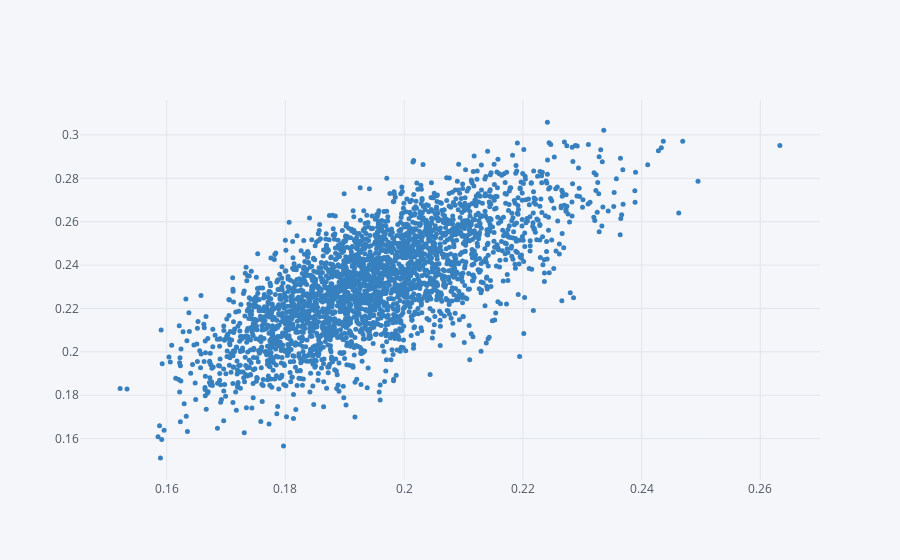

This figure's notebook cell:
### Code cell
# Step 4 - Plot the efficiency frontier
df2.iplot(kind='scatter', x = 'risk', y = 'return', mode='markers', size=5, color='blue')

### Figure 1 — Plotly figure (JSON) as saved in the notebook; plotly's stock layout.template omitted (floating-point values rounded to 4 significant figures; data arrays with more than 128 entries replaced by an {"elided": "..."} marker saying what was removed)
{"data": [{"line": {"color": "rgba(55, 128, 191, 1.0)", "dash": "solid", "shape": "linear", "width": 1.3}, "marker": {"size": 5, "symbol": "circle"}, "mode": "markers", "name": "return", "text": "", "type": "scatter", "x": {"elided": "3000 float values"}, "y": {"elided": "3000 float values"}}], "layout": {"legend": {"bgcolor": "#F5F6F9", "font": {"color": "#4D5663"}}, "paper_bgcolor": "#F5F6F9", "plot_bgcolor": "#F5F6F9", "title": {"font": {"color": "#4D5663"}}, "xaxis": {"gridcolor": "#E1E5ED", "showgrid": true, "tickfont": {"color": "#4D5663"}, "title": {"font": {"color": "#4D5663"}, "text": ""}, "zerolinecolor": "#E1E5ED"}, "yaxis": {"gridcolor": "#E1E5ED", "showgrid": true, "tickfont": {"color": "#4D5663"}, "title": {"font": {"color": "#4D5663"}, "text": ""}, "zerolinecolor": "#E1E5ED"}}}
